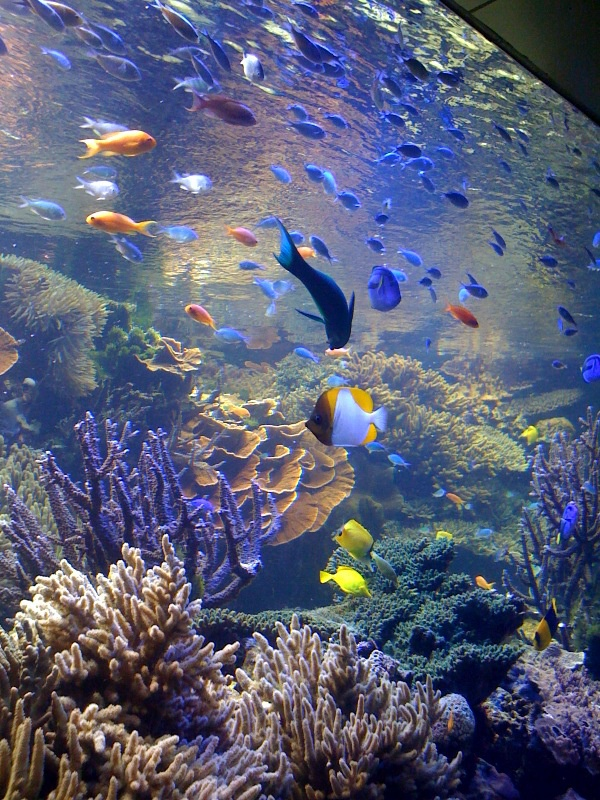
//> input picture imgProc_kadai/第２回/02_03_count_k21116/Debug/aquarium.jpg, 600 x 800 px
$ ./02_03_count_k21116   (built with g++ and OpenCV 4)
//> lines starting //> are read from the running program, lines starting //| are printed output that depends on the picture
//
//  01_01_face_x21116.cpp
//
//
//  Created by k21116kk on 2022/04/13.
//

#include <iostream>
#include <cstdio>
// OpenCV用のヘッダファイル
#include <opencv2/opencv.hpp>

//画像ファイル (サイズは小さめが良い)
#define FILE_NAME "../Debug/aquarium.jpg"
#define WINDOW_NAME_INPUT "input"
#define WINDOW_NAME_OUTPUT "output"


int main(int argc, const char * argv[]) {
    int x, y;
    double count_blue = 0;
    double count_all = 0;
    double ans;
    cv::Mat src_img = cv::imread(FILE_NAME); //画像の読み込み
//> src_img is the input picture: 800 rows x 600 cols, CV_8UC3; mean B, G, R 118.8, 94.8, 90.1
    if (src_img.empty()) { //入力失敗の場合
        return (-1);
    }
    cv::Mat dst_img = cv::Mat(src_img.size(), CV_8UC3);
    int width[5];
    for (int i=0; i<5; i++) {
        width[i] = (src_img.cols/6) * (i+1);
    }
    for (y=0; y<src_img.rows; y++) {
        for (x=0; x<src_img.cols; x++) {
            cv::Vec3b s = src_img.at<cv::Vec3b>(y, x);
            if (s[0] >= 100) {
                s[0] = 0;
                s[1] = 0;
                s[2] = 0;
                count_blue++;
            }
            dst_img.at<cv::Vec3b>(y, x) = s;
            count_all++;
        }
    }
//> this loop made 800 passes
//> (count_blue, count_all) on passes 1 to 3: (424, 600), (845, 1200), (1263, 1800)
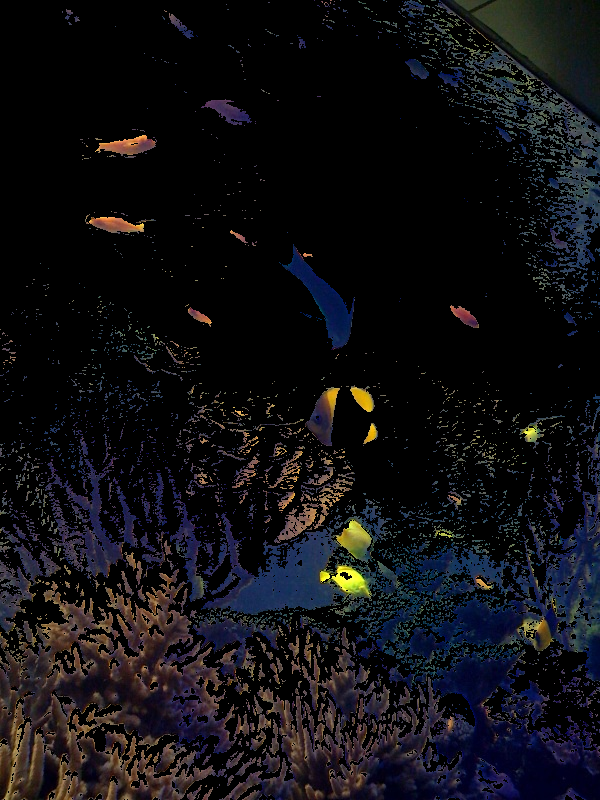
//> dst_img: 800 rows x 600 cols, CV_8UC3; mean B, G, R 18.9, 15.4, 16.2
//> after the loop, count_blue = 333978; count_all = 480000
    ans = count_blue / count_all * 100;
//> ans = 69.58
    printf("%lf\n", ans);
//| 69.578750
    cv::imshow(WINDOW_NAME_INPUT, src_img);
    cv::imshow(WINDOW_NAME_OUTPUT, dst_img);
    cv::waitKey();
    return 0;
}
